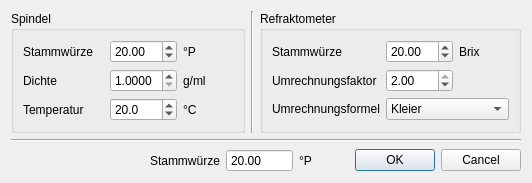
<?xml version="1.0" encoding="UTF-8"?>
<ui version="4.0">
 <class>DialogStammwuerze</class>
 <widget class="QDialog" name="DialogStammwuerze">
  <property name="geometry">
   <rect>
    <x>0</x>
    <y>0</y>
    <width>532</width>
    <height>183</height>
   </rect>
  </property>
  <property name="windowTitle">
   <string>Berechnung Stammwürze</string>
  </property>
  <layout class="QVBoxLayout" name="verticalLayout">
   <item>
    <layout class="QHBoxLayout" name="horizontalLayout_2">
     <item>
      <widget class="QGroupBox" name="groupBox">
       <property name="title">
        <string>Spindel</string>
       </property>
       <layout class="QGridLayout" name="gridLayout_2">
        <item row="0" column="0">
         <widget class="QLabel" name="label_15">
          <property name="text">
           <string>Stammwürze</string>
          </property>
         </widget>
        </item>
        <item row="0" column="1">
         <widget class="QDoubleSpinBox" name="spinBox_S_SwPlato">
          <property name="minimumSize">
           <size>
            <width>67</width>
            <height>0</height>
           </size>
          </property>
          <property name="maximumSize">
           <size>
            <width>67</width>
            <height>16777215</height>
           </size>
          </property>
          <property name="decimals">
           <number>2</number>
          </property>
          <property name="minimum">
           <double>0.000000000000000</double>
          </property>
          <property name="maximum">
           <double>99.000000000000000</double>
          </property>
          <property name="singleStep">
           <double>0.100000000000000</double>
          </property>
          <property name="value">
           <double>20.000000000000000</double>
          </property>
         </widget>
        </item>
        <item row="0" column="2">
         <widget class="QLabel" name="label_18">
          <property name="minimumSize">
           <size>
            <width>50</width>
            <height>0</height>
           </size>
          </property>
          <property name="maximumSize">
           <size>
            <width>50</width>
            <height>16777215</height>
           </size>
          </property>
          <property name="text">
           <string>°P</string>
          </property>
         </widget>
        </item>
        <item row="1" column="0">
         <widget class="QLabel" name="label_17">
          <property name="text">
           <string>Dichte</string>
          </property>
         </widget>
        </item>
        <item row="1" column="1">
         <widget class="QDoubleSpinBox" name="spinBox_S_SwDichte">
          <property name="minimumSize">
           <size>
            <width>67</width>
            <height>0</height>
           </size>
          </property>
          <property name="maximumSize">
           <size>
            <width>67</width>
            <height>16777215</height>
           </size>
          </property>
          <property name="decimals">
           <number>4</number>
          </property>
          <property name="minimum">
           <double>1.000000000000000</double>
          </property>
          <property name="maximum">
           <double>1100.000000000000000</double>
          </property>
          <property name="singleStep">
           <double>0.002000000000000</double>
          </property>
          <property name="value">
           <double>1.000000000000000</double>
          </property>
         </widget>
        </item>
        <item row="2" column="2">
         <widget class="QLabel" name="label_14">
          <property name="minimumSize">
           <size>
            <width>50</width>
            <height>0</height>
           </size>
          </property>
          <property name="maximumSize">
           <size>
            <width>50</width>
            <height>16777215</height>
           </size>
          </property>
          <property name="text">
           <string>°C</string>
          </property>
         </widget>
        </item>
        <item row="2" column="0">
         <widget class="QLabel" name="label_13">
          <property name="text">
           <string>Temperatur</string>
          </property>
         </widget>
        </item>
        <item row="2" column="1">
         <widget class="QDoubleSpinBox" name="spinBox_S_Temperatur">
          <property name="minimumSize">
           <size>
            <width>67</width>
            <height>0</height>
           </size>
          </property>
          <property name="maximumSize">
           <size>
            <width>67</width>
            <height>16777215</height>
           </size>
          </property>
          <property name="decimals">
           <number>1</number>
          </property>
          <property name="minimum">
           <double>4.000000000000000</double>
          </property>
          <property name="maximum">
           <double>99.000000000000000</double>
          </property>
          <property name="singleStep">
           <double>0.100000000000000</double>
          </property>
          <property name="value">
           <double>20.000000000000000</double>
          </property>
         </widget>
        </item>
        <item row="1" column="2">
         <widget class="QLabel" name="label_19">
          <property name="minimumSize">
           <size>
            <width>50</width>
            <height>0</height>
           </size>
          </property>
          <property name="maximumSize">
           <size>
            <width>50</width>
            <height>16777215</height>
           </size>
          </property>
          <property name="text">
           <string>g/ml</string>
          </property>
         </widget>
        </item>
       </layout>
      </widget>
     </item>
     <item>
      <widget class="Line" name="line">
       <property name="orientation">
        <enum>Qt::Vertical</enum>
       </property>
      </widget>
     </item>
     <item>
      <widget class="QGroupBox" name="groupBox_2">
       <property name="title">
        <string>Refraktometer</string>
       </property>
       <layout class="QGridLayout" name="gridLayout_3">
        <item row="1" column="0">
         <widget class="QLabel" name="label_BrixRefraktometer">
          <property name="text">
           <string>Stammwürze</string>
          </property>
         </widget>
        </item>
        <item row="1" column="1">
         <widget class="QDoubleSpinBox" name="spinBox_R_SwBrix">
          <property name="minimumSize">
           <size>
            <width>67</width>
            <height>0</height>
           </size>
          </property>
          <property name="maximumSize">
           <size>
            <width>67</width>
            <height>16777215</height>
           </size>
          </property>
          <property name="decimals">
           <number>2</number>
          </property>
          <property name="minimum">
           <double>0.000000000000000</double>
          </property>
          <property name="maximum">
           <double>99.000000000000000</double>
          </property>
          <property name="singleStep">
           <double>0.100000000000000</double>
          </property>
          <property name="value">
           <double>20.000000000000000</double>
          </property>
         </widget>
        </item>
        <item row="1" column="2">
         <widget class="QLabel" name="label_EinheitBrix">
          <property name="minimumSize">
           <size>
            <width>50</width>
            <height>0</height>
           </size>
          </property>
          <property name="maximumSize">
           <size>
            <width>50</width>
            <height>16777215</height>
           </size>
          </property>
          <property name="text">
           <string>Brix</string>
          </property>
         </widget>
        </item>
        <item row="2" column="1">
         <widget class="QDoubleSpinBox" name="spinBox_R_Factor">
          <property name="minimumSize">
           <size>
            <width>67</width>
            <height>0</height>
           </size>
          </property>
          <property name="maximumSize">
           <size>
            <width>67</width>
            <height>16777215</height>
           </size>
          </property>
          <property name="decimals">
           <number>2</number>
          </property>
          <property name="minimum">
           <double>0.000000000000000</double>
          </property>
          <property name="maximum">
           <double>2.000000000000000</double>
          </property>
          <property name="singleStep">
           <double>0.010000000000000</double>
          </property>
          <property name="value">
           <double>2.000000000000000</double>
          </property>
         </widget>
        </item>
        <item row="2" column="0">
         <widget class="QLabel" name="label_BrixRefraktometer_2">
          <property name="text">
           <string>Umrechnungsfaktor</string>
          </property>
         </widget>
        </item>
        <item row="3" column="0">
         <widget class="QLabel" name="label_FormelBrixPlato">
          <property name="text">
           <string>Umrechnungsformel</string>
          </property>
         </widget>
        </item>
        <item row="3" column="1" colspan="2">
         <widget class="QComboBox" name="comboBox_FormelBrixPlato">
          <item>
           <property name="text">
            <string>Kleier</string>
           </property>
          </item>
          <item>
           <property name="text">
            <string>Standardformel</string>
           </property>
          </item>
          <item>
           <property name="text">
            <string>Terrill</string>
           </property>
          </item>
          <item>
           <property name="text">
            <string>Terrill linear</string>
           </property>
          </item>
         </widget>
        </item>
       </layout>
      </widget>
     </item>
    </layout>
   </item>
   <item>
    <widget class="Line" name="line_2">
     <property name="orientation">
      <enum>Qt::Horizontal</enum>
     </property>
    </widget>
   </item>
   <item>
    <spacer name="verticalSpacer">
     <property name="orientation">
      <enum>Qt::Vertical</enum>
     </property>
     <property name="sizeHint" stdset="0">
      <size>
       <width>20</width>
       <height>40</height>
      </size>
     </property>
    </spacer>
   </item>
   <item>
    <layout class="QHBoxLayout" name="horizontalLayout">
     <item>
      <spacer name="horizontalSpacer">
       <property name="orientation">
        <enum>Qt::Horizontal</enum>
       </property>
       <property name="sizeHint" stdset="0">
        <size>
         <width>40</width>
         <height>20</height>
        </size>
       </property>
      </spacer>
     </item>
     <item>
      <widget class="QLabel" name="label">
       <property name="text">
        <string>Stammwürze</string>
       </property>
      </widget>
     </item>
     <item>
      <widget class="QDoubleSpinBox" name="spinBox_SwPlato">
       <property name="minimumSize">
        <size>
         <width>67</width>
         <height>0</height>
        </size>
       </property>
       <property name="maximumSize">
        <size>
         <width>67</width>
         <height>16777215</height>
        </size>
       </property>
       <property name="readOnly">
        <bool>true</bool>
       </property>
       <property name="buttonSymbols">
        <enum>QAbstractSpinBox::NoButtons</enum>
       </property>
       <property name="decimals">
        <number>2</number>
       </property>
       <property name="minimum">
        <double>0.000000000000000</double>
       </property>
       <property name="maximum">
        <double>99.000000000000000</double>
       </property>
       <property name="singleStep">
        <double>0.100000000000000</double>
       </property>
       <property name="value">
        <double>20.000000000000000</double>
       </property>
      </widget>
     </item>
     <item>
      <widget class="QLabel" name="label_16">
       <property name="minimumSize">
        <size>
         <width>50</width>
         <height>0</height>
        </size>
       </property>
       <property name="maximumSize">
        <size>
         <width>50</width>
         <height>16777215</height>
        </size>
       </property>
       <property name="text">
        <string>°P</string>
       </property>
      </widget>
     </item>
     <item>
      <widget class="QDialogButtonBox" name="buttonBox">
       <property name="orientation">
        <enum>Qt::Horizontal</enum>
       </property>
       <property name="standardButtons">
        <set>QDialogButtonBox::Cancel|QDialogButtonBox::Ok</set>
       </property>
      </widget>
     </item>
    </layout>
   </item>
  </layout>
 </widget>
 <resources/>
 <connections>
  <connection>
   <sender>buttonBox</sender>
   <signal>accepted()</signal>
   <receiver>DialogStammwuerze</receiver>
   <slot>accept()</slot>
   <hints>
    <hint type="sourcelabel">
     <x>248</x>
     <y>254</y>
    </hint>
    <hint type="destinationlabel">
     <x>157</x>
     <y>274</y>
    </hint>
   </hints>
  </connection>
  <connection>
   <sender>buttonBox</sender>
   <signal>rejected()</signal>
   <receiver>DialogStammwuerze</receiver>
   <slot>reject()</slot>
   <hints>
    <hint type="sourcelabel">
     <x>316</x>
     <y>260</y>
    </hint>
    <hint type="destinationlabel">
     <x>286</x>
     <y>274</y>
    </hint>
   </hints>
  </connection>
 </connections>
</ui>
